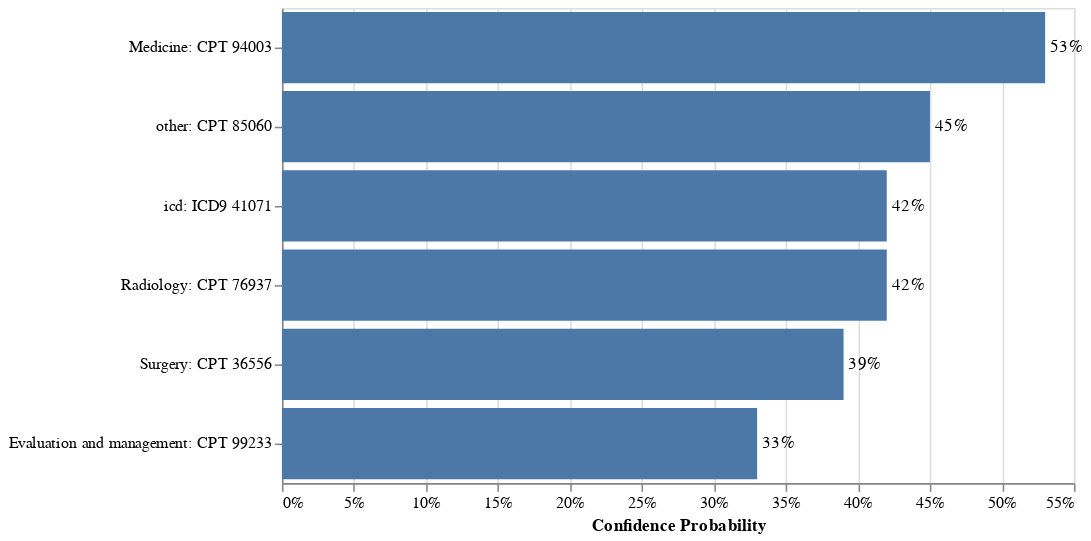

The code cell stored with this chart in its notebook:
### Code cell
bars = alt.Chart(predict_df).mark_bar().encode(
    x = alt.X('conf_prob', axis=alt.Axis(format='%', title='Confidence Probability'))
    , y = alt.Y('code_updated', sort='-x', axis=alt.Axis(title=''))
    , tooltip = ['SHORT_TITLE']
)

text = bars.mark_text(
    align='left',
    baseline='middle',
    dx=3  # Nudges text to right so it doesn't appear on top of the bar
).encode(
    text=alt.Text(shorthand='conf_prob', format='.0%')
)

(bars + text).configure_axis(labelLimit=1000
).properties(width=500, height=300)

### Figure 1 — Vega-Lite specification as saved in the notebook (floating-point values rounded to 4 significant figures)
{"config": {"view": {"continuousWidth": 400, "continuousHeight": 300}, "axis": {"labelLimit": 1000}}, "layer": [{"mark": "bar", "encoding": {"tooltip": [{"type": "nominal", "field": "SHORT_TITLE"}], "x": {"type": "quantitative", "axis": {"format": "%", "title": "Confidence Probability"}, "field": "conf_prob"}, "y": {"type": "nominal", "axis": {"title": ""}, "field": "code_updated", "sort": "-x"}}}, {"mark": {"type": "text", "align": "left", "baseline": "middle", "dx": 3}, "encoding": {"text": {"type": "quantitative", "field": "conf_prob", "format": ".0%"}, "tooltip": [{"type": "nominal", "field": "SHORT_TITLE"}], "x": {"type": "quantitative", "axis": {"format": "%", "title": "Confidence Probability"}, "field": "conf_prob"}, "y": {"type": "nominal", "axis": {"title": ""}, "field": "code_updated", "sort": "-x"}}}], "data": {"name": "data-adeb2bb9d3ee9627760a577906da70f6"}, "height": 300, "width": 500, "$schema": "https://vega.github.io/schema/vega-lite/v4.8.1.json", "datasets": {"data-adeb2bb9d3ee9627760a577906da70f6": [{"conf_prob": 0.33, "code": "99233", "section": "Evaluation and management", "ICD9_CODE": "41401", "OG section": "icd", "TYPE": "CPT ", "code_updated": "Evaluation and management: CPT 99233", "ROW_ID": 4374, "SHORT_TITLE": "Crnry athrscl natve vssl", "LONG_TITLE": "Coronary atherosclerosis of native coronary artery"}, {"conf_prob": 0.42, "code": "41071", "section": "icd", "ICD9_CODE": "41401", "OG section": "icd", "TYPE": "ICD9 ", "code_updated": "icd: ICD9 41071", "ROW_ID": 4374, "SHORT_TITLE": "Crnry athrscl natve vssl", "LONG_TITLE": "Coronary atherosclerosis of native coronary artery"}, {"conf_prob": 0.53, "code": "94003", "section": "Medicine", "ICD9_CODE": "41401", "OG section": "icd", "TYPE": "CPT ", "code_updated": "Medicine: CPT 94003", "ROW_ID": 4374, "SHORT_TITLE": "Crnry athrscl natve vssl", "LONG_TITLE": "Coronary atherosclerosis of native coronary artery"}, {"conf_prob": 0.45, "code": "85060", "section": "other", "ICD9_CODE": "41401", "OG section": "icd", "TYPE": "CPT ", "code_updated": "other: CPT 85060", "ROW_ID": 4374, "SHORT_TITLE": "Crnry athrscl natve vssl", "LONG_TITLE": "Coronary atherosclerosis of native coronary artery"}, {"conf_prob": 0.42, "code": "76937", "section": "Radiology", "ICD9_CODE": "41401", "OG section": "icd", "TYPE": "CPT ", "code_updated": "Radiology: CPT 76937", "ROW_ID": 4374, "SHORT_TITLE": "Crnry athrscl natve vssl", "LONG_TITLE": "Coronary atherosclerosis of native coronary artery"}, {"conf_prob": 0.39, "code": "36556", "section": "Surgery", "ICD9_CODE": "41401", "OG section": "icd", "TYPE": "CPT ", "code_updated": "Surgery: CPT 36556", "ROW_ID": 4374, "SHORT_TITLE": "Crnry athrscl natve vssl", "LONG_TITLE": "Coronary atherosclerosis of native coronary artery"}]}}
